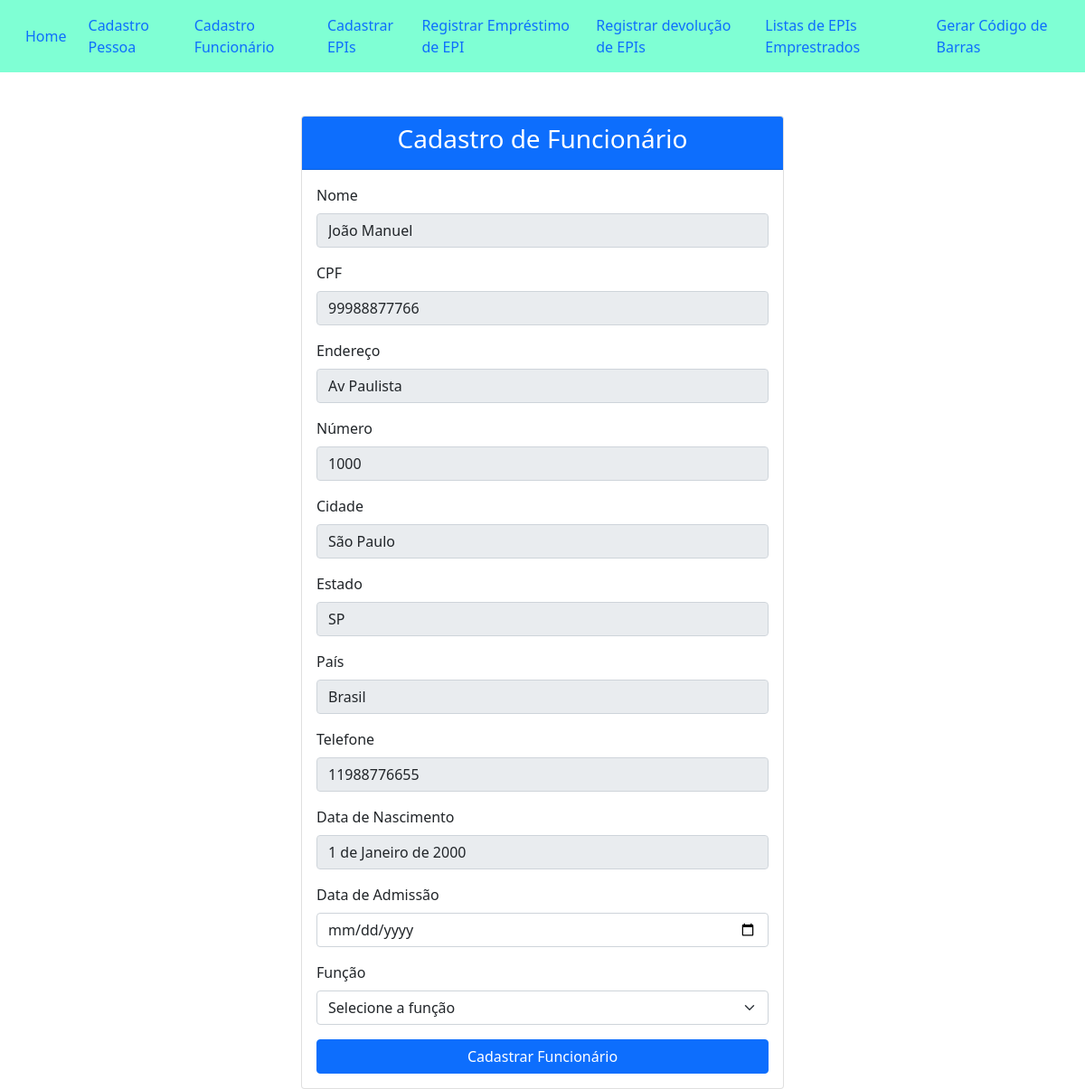
The app's page /cadastrar-funcionario/99988877766/ with its own data.
### app_controle/models.py (models this page shows, shortened)
class Pessoa(models.Model):
    cpf = models.CharField(max_length=14, primary_key=True, unique=True, verbose_name="CPF")
    nome = models.CharField(max_length=100, verbose_name="Nome Completo")
    endereco = models.CharField(max_length=200, verbose_name="Endereço")
    numero = models.CharField(max_length=10, verbose_name="Número")
    cidade = models.CharField(max_length=100, verbose_name="Cidade")
    estado = models.CharField(max_length=50, verbose_name="Estado")
    pais = models.CharField(max_length=50, verbose_name="País")
    telefone = models.CharField(max_length=15, verbose_name="Telefone")
    data_nascimento = models.DateField(verbose_name="Data de Nascimento")

### app_controle/views.py (the view, shortened to what this page needs)
# urls.py: path('cadastrar-funcionario/<str:cpf>/', views.cadastrar_funcionario, name='cadastrar_funcionario'),
def cadastrar_funcionario(request, cpf):
    pessoa = get_object_or_404(Pessoa, cpf=cpf)
    if Funcionario.objects.filter(pessoa=pessoa).exists():
        messages.error(request, "Funcionário já cadastrado!")
        return redirect('pesquisar_funcionario')
    return render(request, 'funcionarios/cadastrar_funcionario.html', {'pessoa': pessoa})

### app_controle/templates/funcionarios/cadastrar_funcionario.html (shortened to what this page needs)
{% extends 'base.html' %}
{% block content %}
<div class="container mt-5">
    <div class="row justify-content-center">
        <div class="col-md-6">
            <div class="card">
                <div class="card-header bg-primary text-white text-center">
                    <h3>Cadastro de Funcionário</h3>
                </div>
                <div class="card-body">
                    <form method="post">
                        <div class="mb-3">
                            <label for="nome" class="form-label">Nome</label>
                            <input type="text" class="form-control" id="nome" value="{{ pessoa.nome }}" readonly>
                        </div>
                        <div class="mb-3">
                            <label for="cpf" class="form-label">CPF</label>
                            <input type="text" class="form-control" id="cpf" value="{{ pessoa.cpf }}" readonly>
                        </div>
                        <div class="mb-3">
                            <label for="endereco" class="form-label">Endereço</label>
                            <input type="text" class="form-control" id="endereco" value="{{ pessoa.endereco }}" readonly>
                        </div>
                        <div class="mb-3">
                            <label for="numero" class="form-label">Número</label>
                            <input type="text" class="form-control" id="numero" value="{{ pessoa.numero }}" readonly>
                        </div>
                        <div class="mb-3">
                            <label for="cidade" class="form-label">Cidade</label>
                            <input type="text" class="form-control" id="cidade" value="{{ pessoa.cidade }}" readonly>
                        </div>
                        <div class="mb-3">
                            <label for="estado" class="form-label">Estado</label>
                            <input type="text" class="form-control" id="estado" value="{{ pessoa.estado }}" readonly>
                        </div>
                        <div class="mb-3">
                            <label for="pais" class="form-label">País</label>
                            <input type="text" class="form-control" id="pais" value="{{ pessoa.pais }}" readonly>
                        </div>
                        <div class="mb-3">
                            <label for="telefone" class="form-label">Telefone</label>
                            <input type="text" class="form-control" id="telefone" value="{{ pessoa.telefone }}" readonly>
                        </div>
                        <div class="mb-3">
                            <label for="data_nascimento" class="form-label">Data de Nascimento</label>
                            <input type="text" class="form-control" id="data_nascimento" value="{{ pessoa.data_nascimento }}" readonly>
                        </div>
                        <div class="mb-3">
                            <label for="data_admissao" class="form-label">Data de Admissão</label>
                            <input type="date" class="form-control" id="data_admissao" name="data_admissao" required>
                        </div>
                        <div class="mb-3">
                            <label for="funcao" class="form-label">Função</label>
                            <select class="form-select" id="funcao" name="funcao" required>
                                <option value="" selected disabled>Selecione a função</option>
                            </select>
                        </div>
                        <div class="d-grid">
                            <button type="submit" class="btn btn-primary">Cadastrar Funcionário</button>
                        </div>
                    </form>
                </div>
            </div>
        </div>
    </div>
</div>
{% endblock %}

### records on screen
Pessoa: nome "João Manuel", cpf "99988877766", endereco "Av Paulista", numero "1000", cidade "São Paulo", estado "SP", pais "Brasil", telefone "11988776655", data_nascimento "1 de Janeiro de 2000"
